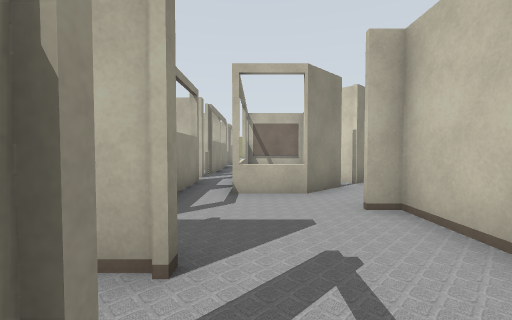
View 1 (above)

24 first-person views from a walk through a world built for the Gazebo simulator. The camera is 0.94 m above the floor, tilts 2° down and sees 90° across. The lines on the ground mark 1 m squares. The floor is counted in squares, 1 m on a side. Each view is taken from the middle of a square. On the plan, view 1 faces up. The plan holds only what a view shows up to about 10 squares ahead; the rest is blank. The place goes on beyond the plan. Some surface patterns are stand-ins.

View 2
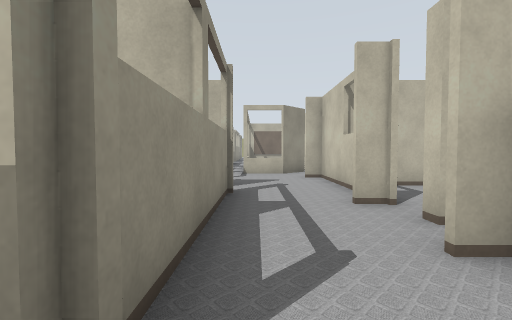

View 3
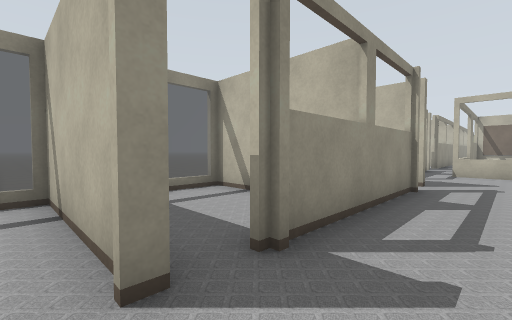

View 4
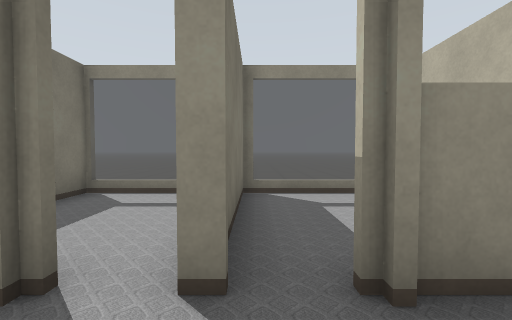

View 5
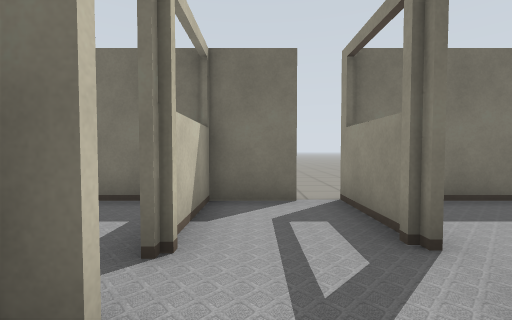

View 6
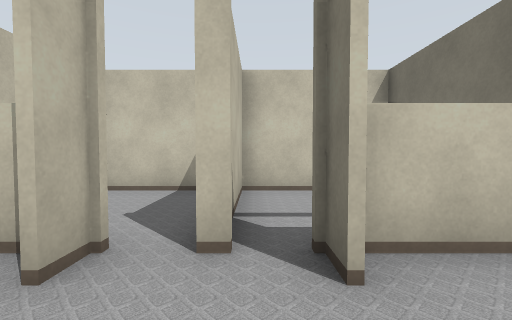

View 7
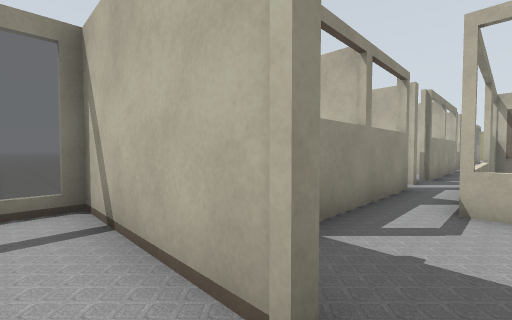

View 8
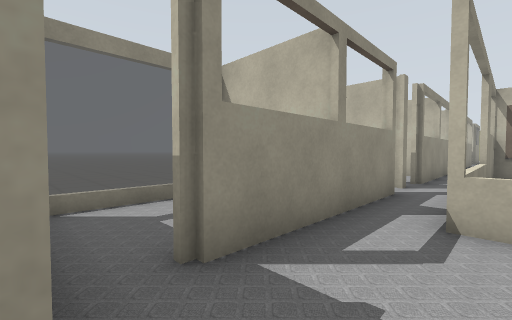

View 9
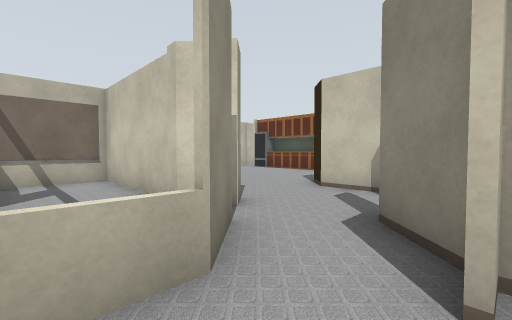

View 10
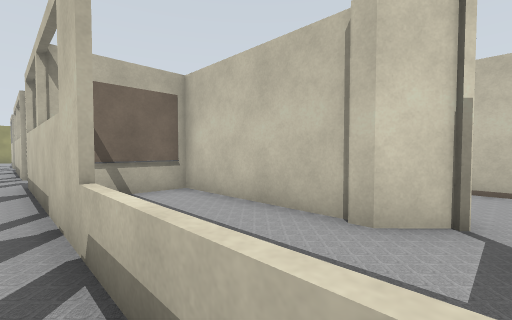

View 11
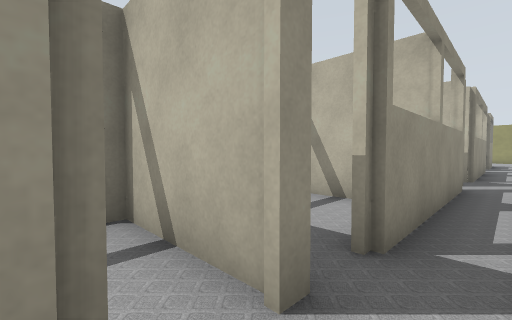

View 12
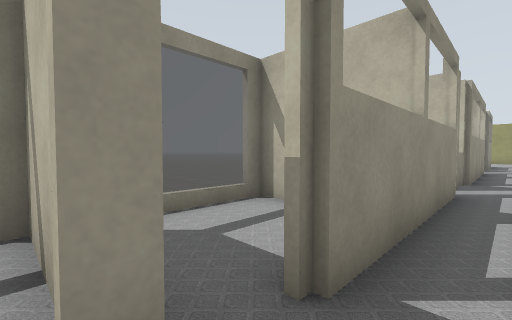

View 13
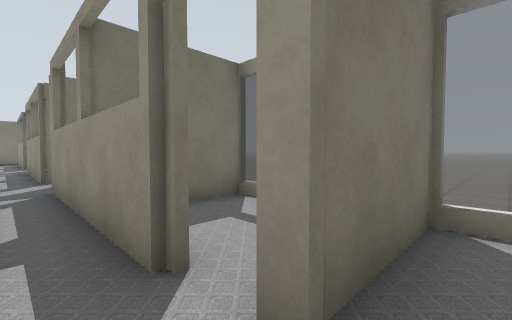

View 14
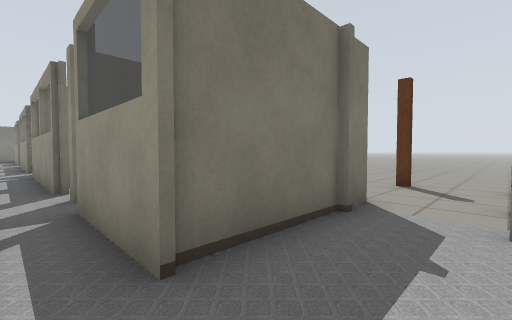

View 15
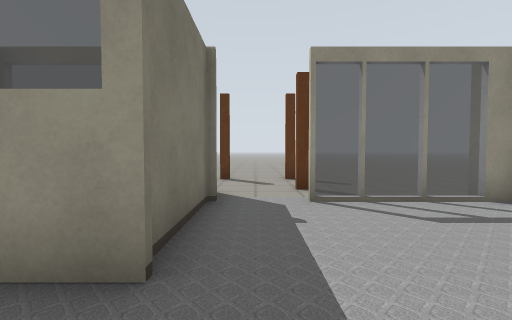

View 16
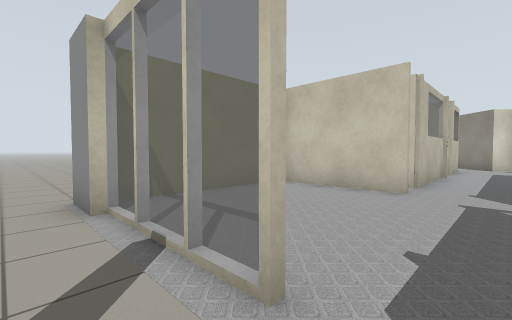

View 17
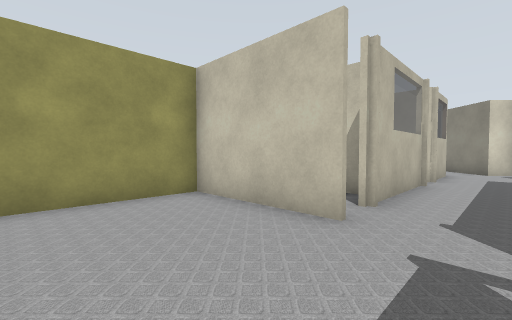

View 18
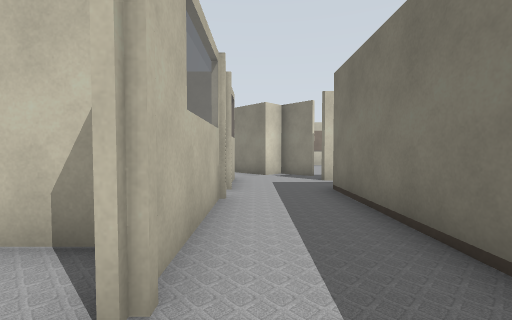

View 19
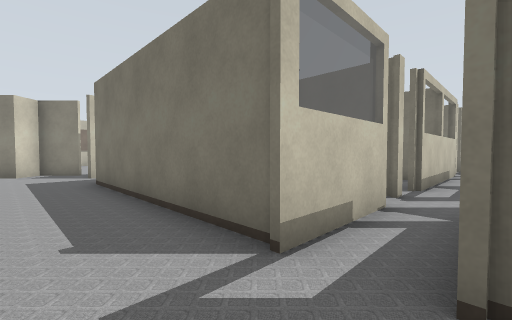

View 20
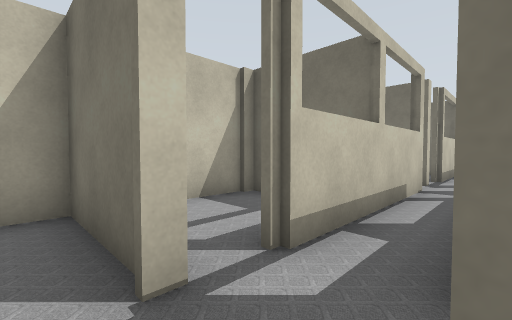

View 21
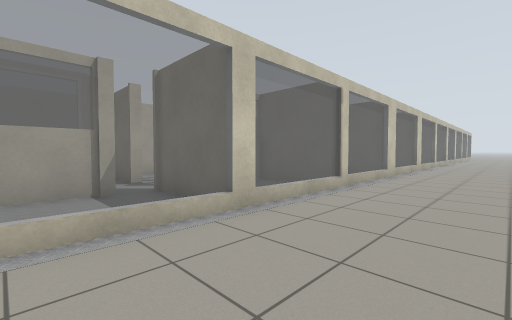

View 22
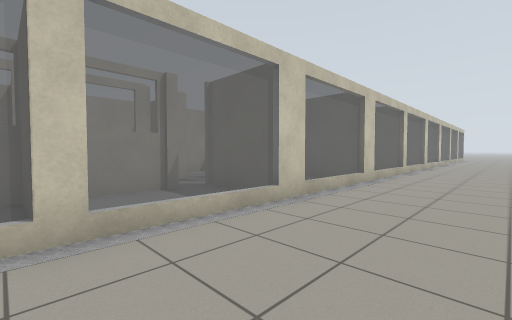

View 23
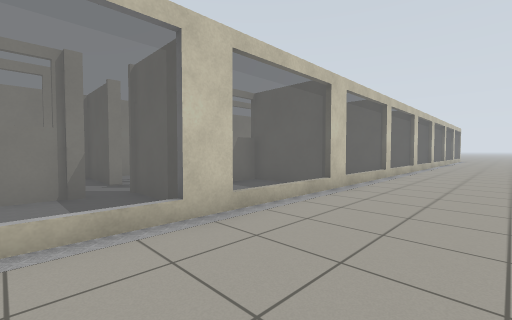

View 24
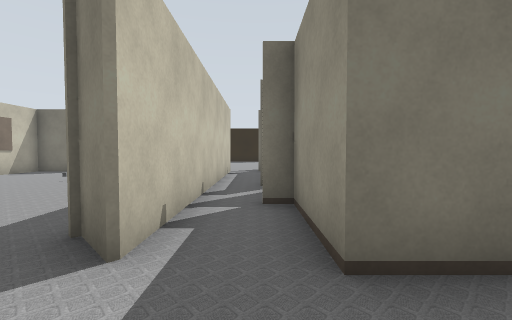

### Floor plan
Key: @ floor where view 1 was taken; # wall or solid block; x gap in a wall; . floor; = window, fence, low wall or low ledge; T thing the floor can be seen under or through.
Columns run from 10 left of view 1 to 11 right of it. Each row starts with its distance up from view 1.
 35 ......
 34 .....######
 33 .....=....#  #
 32 .....=....#..#  #
 31 .....=....#.##=x#===#
 30 .#...=..............##
 29 ....................#
 28 .#...####.#######...#
 27 .....= .=.=  #  #.###
 26    ..= .=.#  #  #.#
 25 .....=.......#  ###
 24 .....####.####
 23   ...= .x.x.##
 22   ...=#.#.#.#
 21   ...=###.###
 20   ...=#.#.# #
 19   ...= .#.# #
 18   ...= .x.x #
 17   ...####.###
 16   ...=  #.#
 15  ....=  #.#
 14 .....=  #.#
 13 .....####.##
 12   ...=..#.###
 11   ...=..#.#.#
 10   ...=....#.#
  9   ...####.=.#
  8   ...= .x.=.#
  7   ...   #.=###
  6 ....  ###.=###
  5 ....    #....#
  4 .... = .#...##
  3 .... = .x...#
  2 .... #####..#####
  1 .... = ..x..#...#
  0          #@.#...#
 -1  ..      #......#
 -2  ..  =####...####
 -3  ..  =#..#..##
 -4  ..  = ..x..#
 -5 ...  =TT##..#
 -6 ...  =......#
 -7      =...#..#
 -8  ..  =...#..#
 -9  ..  #####.####
-10  ..      ..
-11          ..
-12         ...
-13         ..
-14         ..

Positions as (right, up) in squares from view 1, and headings:
1: (0, 0), facing up
2: (0, -5), facing up
3: (1, -6), facing up-left
4: (1, -5), facing left
5: (1, -4), facing down
6: (0, -2), facing right
7: (0, 1), facing up-left
8: (0, 2), facing up-left
9: (0, 4), facing up-right
10: (-1, 7), facing up-right
11: (-1, 8), facing up-left
12: (-1, 9), facing up-left
13: (-1, 25), facing down-left
14: (-1, 30), facing down-left
15: (0, 29), facing left
16: (-6, 29), facing up-right
17: (-3, 29), facing up-right
18: (0, 30), facing right
19: (-2, 30), facing down-right
20: (-2, 25), facing down-right
21: (-8, 27), facing down-right
22: (-8, 21), facing down-right
23: (-8, 19), facing down-right
24: (7, 30), facing down
